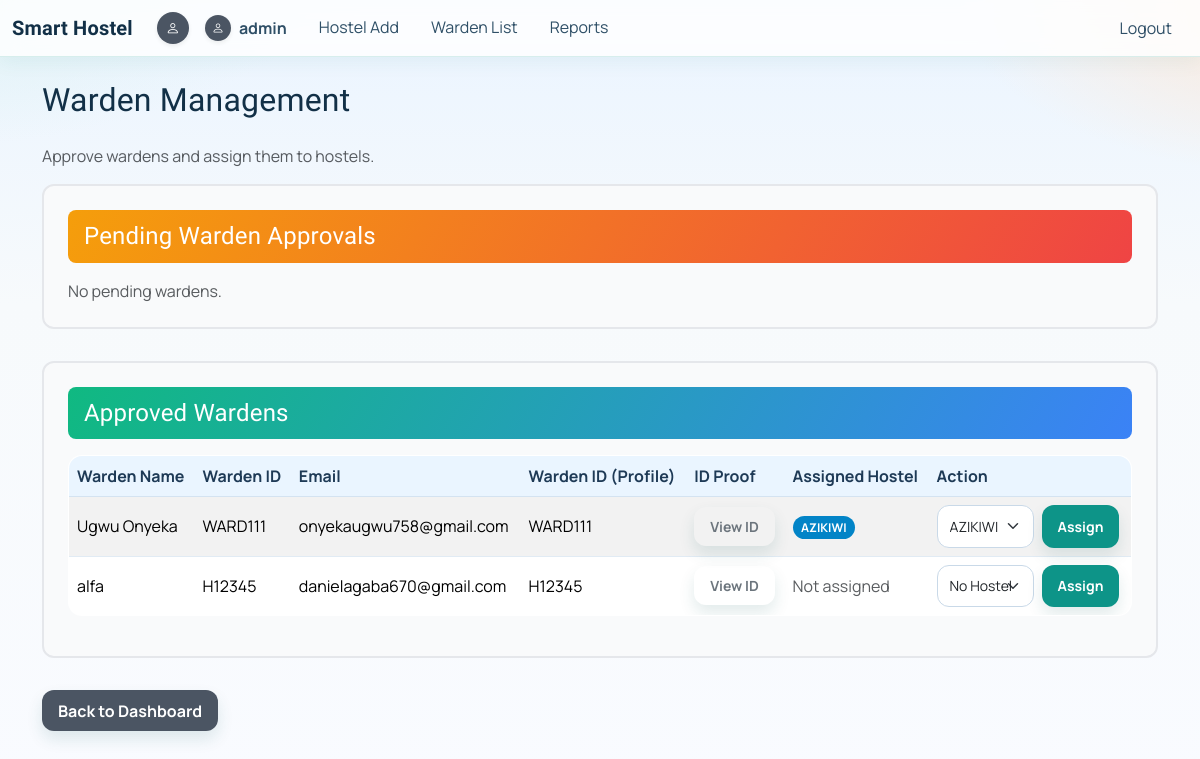
Page /hostels/admin/warden-list/ (signed in) on the committed database.
### accounts/models.py (models this page shows, shortened)
class Profile(models.Model):
    ROLE_STUDENT = 'STUDENT'
    ROLE_WARDEN = 'WARDEN'
    ROLE_ADMIN = 'ADMIN'
    ROLE_CHOICES = [
        (ROLE_STUDENT, 'Student'),
        (ROLE_WARDEN, 'Warden'),
        (ROLE_ADMIN, 'Admin'),
    ]
    GENDER_MALE = 'M'
    GENDER_FEMALE = 'F'
    GENDER_CHOICES = [
        (GENDER_MALE, 'Male'),
        (GENDER_FEMALE, 'Female'),
    ]
    HEALTH_CHOICES = [
        ('NONE', 'No Medical Condition'),
        ('PHYSICAL', 'Physical Disability / Mobility Issue'),
        ('ASTHMA', 'Respiratory Condition (e.g., Asthma)'),
        ('OTHER', 'Other Special Need'),
    ]
    YEAR_OF_STUDY_CHOICES = [
        ('ND 1', 'ND 1'),
        ('ND 2', 'ND 2'),
        ('HND 1', 'HND 1'),
        ('HND 2', 'HND 2'),
    ]
    user = models.OneToOneField(settings.AUTH_USER_MODEL, on_delete=models.CASCADE, related_name='profile')
    role = models.CharField(max_length=10, choices=ROLE_CHOICES, default=ROLE_STUDENT)
    gender = models.CharField(max_length=1, choices=GENDER_CHOICES, blank=True, null=True)
    full_name = models.CharField(max_length=100, blank=True, null=True)
    register_number = models.CharField(max_length=20, blank=True, null=True)
    warden_id = models.CharField(max_length=20, blank=True, null=True, unique=True)
    department = models.ForeignKey(
        Department,
        to_field='name',
        db_column='department',
        on_delete=models.SET_NULL,
        related_name='profiles',
        blank=True,
        null=True,
    )
    year_of_study = models.CharField(
        max_length=10,
        choices=YEAR_OF_STUDY_CHOICES,
        blank=True,
        null=True
    )
    address = models.TextField(blank=True, null=True)
    phone_number = models.CharField(max_length=15, blank=True, null=True)
    photo = models.ImageField(upload_to='profile_photos/', blank=True, null=True)
    id_proof = models.ImageField(upload_to='id_proofs/', blank=True, null=True)
    approved = models.BooleanField(default=False, help_text='Warden approved by admin')
    hostel_assigned = models.ForeignKey(
        'hostel.Hostel',
        on_delete=models.SET_NULL,
        null=True,
        blank=True,
        related_name='wardens',
        help_text='Hostel assigned to warden'
    )
    distance_from_campus = models.DecimalField(
        max_digits=6,
        decimal_places=2,
        default=0.00,
        help_text="Distance from home to campus in kilometers"
    )
    has_medical_condition = models.BooleanField(default=False)
    medical_condition_type = models.CharField(
        max_length=20,
        choices=HEALTH_CHOICES,
        default='NONE'
    )
    medical_details = models.TextField(blank=True, null=True, help_text="Additional health details if needed")
    requires_ground_floor = models.BooleanField(default=False)

### hostel/models.py (models this page shows, shortened)
class Hostel(models.Model):
    HOSTEL_TYPE_CHOICES = [
        ('MALE', 'Male'),
        ('FEMALE', 'Female'),
    ]
    name = models.CharField(max_length=100)
    hostel_type = models.CharField(max_length=10, choices=HOSTEL_TYPE_CHOICES)

### hostel/views_admin.py (the view, shortened to what this page needs)
# urls.py: path('admin/warden-list/', views_admin.admin_warden_list, name='admin_warden_list'),
@login_required
@user_passes_test(lambda u: u.is_staff)
def admin_warden_list(request):
    pending_wardens = Profile.objects.filter(role=Profile.ROLE_WARDEN, approved=False).select_related('user')
    approved_wardens = Profile.objects.filter(role=Profile.ROLE_WARDEN, approved=True).select_related('user', 'hostel_assigned')
    hostels = Hostel.objects.all()
    context = {
        'pending_wardens': pending_wardens,
        'approved_wardens': approved_wardens,
        'hostels': hostels,
    }
    return render(request, 'hostel/admin_warden_list.html', context)

### hostel/templates/hostel/admin_warden_list.html (shortened to what this page needs)
{% extends 'base.html' %}
{% block content %}
<div class="container py-4">
  <h2 class="mb-4">Warden Management</h2>
  <p class="text-muted">Approve wardens and assign them to hostels.</p>
  <div class="warden-section">
    <div class="section-header">
      <h4 class="mb-0">Pending Warden Approvals</h4>
    </div>
    {% if pending_wardens %}
      <div class="table-responsive">
        <table class="table table-striped align-middle">
          <thead>
            <tr>
              <th>Warden Name</th>
              <th>Warden ID</th>
              <th>Email</th>
              <th>Warden ID (Profile)</th>
              <th>ID Proof</th>
              <th>Status</th>
              <th>Action</th>
            </tr>
          </thead>
          <tbody>
            {% for warden in pending_wardens %}
              <tr>
                <td>{{ warden.full_name|default:warden.user.username }}</td>
                <td>{{ warden.user.username }}</td>
                <td>{{ warden.user.email }}</td>
                <td>{{ warden.warden_id|default:'-' }}</td>
                <td>
                  {% if warden.id_proof %}
                    <a href="{{ warden.id_proof.url }}" target="_blank" class="btn btn-sm btn-outline-secondary">View ID</a>
                  {% else %}
                    <span class="text-muted">Not uploaded</span>
                  {% endif %}
                </td>
                <td><span class="badge bg-warning">Pending</span></td>
                <td>
                  <form method="post" class="d-inline">
                    {% csrf_token %}
                    <input type="hidden" name="action" value="approve">
                    <input type="hidden" name="profile_id" value="{{ warden.id }}">
                    <button type="submit" class="btn btn-sm btn-success">Approve</button>
                  </form>
                </td>
              </tr>
            {% endfor %}
          </tbody>
        </table>
      </div>
    {% else %}
      <p class="text-muted mb-0">No pending wardens.</p>
    {% endif %}
  </div>
  <div class="warden-section">
    <div class="section-header" style="background: linear-gradient(120deg, #10b981, #3b82f6);">
      <h4 class="mb-0">Approved Wardens</h4>
    </div>
    {% if approved_wardens %}
      <div class="table-responsive">
        <table class="table table-striped align-middle">
          <thead>
            <tr>
              <th>Warden Name</th>
              <th>Warden ID</th>
              <th>Email</th>
              <th>Warden ID (Profile)</th>
              <th>ID Proof</th>
              <th>Assigned Hostel</th>
              <th>Action</th>
            </tr>
          </thead>
          <tbody>
            {% for warden in approved_wardens %}
              <tr>
                <td>{{ warden.full_name|default:warden.user.username }}</td>
                <td>{{ warden.user.username }}</td>
                <td>{{ warden.user.email }}</td>
                <td>{{ warden.warden_id|default:'-' }}</td>
                <td>
                  {% if warden.id_proof %}
                    <a href="{{ warden.id_proof.url }}" target="_blank" class="btn btn-sm btn-outline-secondary">View ID</a>
                  {% else %}
                    <span class="text-muted">Not uploaded</span>
                  {% endif %}
                </td>
                <td>
                  {% if warden.hostel_assigned %}
                    <span class="badge bg-info">{{ warden.hostel_assigned.name }}</span>
                  {% else %}
                    <span class="text-muted">Not assigned</span>
                  {% endif %}
                </td>
                <td>
                  <form method="post" class="d-inline-flex gap-2">
                    <select name="hostel_id" class="form-select form-select-sm" style="max-width: 200px;">
                      <option value="">No Hostel</option>
                      {% for hostel in hostels %}
                        <option value="{{ hostel.id }}" {% if warden.hostel_assigned.id == hostel.id %}selected{% endif %}>{{ hostel.name }}</option>
                      {% endfor %}
                    </select>
                    <button type="submit" class="btn btn-sm btn-primary">Assign</button>
                  </form>
                </td>
              </tr>
            {% endfor %}
          </tbody>
        </table>
      </div>
    {% else %}
      <p class="text-muted mb-0">No approved wardens yet.</p>
    {% endif %}
  </div>
  <div class="mt-4">
    <a href="{% url 'staff_dashboard' %}" class="btn btn-secondary">Back to Dashboard</a>
  </div>
</div>
{% endblock %}

### templates/base.html (shortened to what this page needs)
{% load static %}
<!doctype html>
<html>
<head>
  <link href="https://cdn.jsdelivr.net/npm/bootstrap@5.3.1/dist/css/bootstrap.min.css" rel="stylesheet">
  <link rel="stylesheet" href="https://cdn.jsdelivr.net/npm/bootstrap-icons@1.11.3/font/bootstrap-icons.min.css">
</head>
<body class="{% block body_class %}{% endblock %}">
{% with current_path=request.path %}
<nav class="navbar navbar-expand-lg navbar-light bg-light">
  <div class="container-fluid">
    <div class="d-flex align-items-center gap-2">
      <a class="navbar-brand mb-0" href="/">Smart Hostel</a>
      {% if user.is_authenticated and '/accounts/login/' not in current_path and '/accounts/register/' not in current_path %}
        <a href="{% url 'profile' %}" class="d-inline-flex align-items-center text-decoration-none" title="View Profile">
          {% if user.profile.profile_picture and user.profile.profile_picture.name %}
            <img src="{{ user.profile.profile_picture.url }}" alt="Profile" class="rounded-circle border border-primary shadow-sm" style="width: 32px; height: 32px; object-fit: cover;">
          {% else %}
            <div class="rounded-circle bg-secondary text-white d-inline-flex align-items-center justify-content-center shadow-sm" style="width: 32px; height: 32px; font-size: 0.85rem;">
              <i class="bi bi-person"></i>
            </div>
          {% endif %}
        </a>
      {% endif %}
    </div>
    {% if '/accounts/login/' not in current_path and '/accounts/register/' not in current_path %}
    <div class="collapse navbar-collapse" id="mainNavbar">
      {% if '/accounts/dashboard/student/hostel-selection/' not in current_path %}
      <ul class="navbar-nav me-auto mb-2 mb-lg-0">
        {% if user.is_authenticated %}
          <li class="nav-item">
            <a class="nav-link d-flex align-items-center gap-2 fw-bold text-primary" href="{% url 'profile' %}">
              {% if user.profile.profile_picture and user.profile.profile_picture.name %}
                <img src="{{ user.profile.profile_picture.url }}" alt="Avatar" class="rounded-circle shadow-sm" style="width: 26px; height: 26px; object-fit: cover;">
              {% else %}
                <div class="rounded-circle bg-secondary text-white d-inline-flex align-items-center justify-content-center shadow-sm" style="width: 26px; height: 26px; font-size: 0.75rem;">
                  <i class="bi bi-person"></i>
                </div>
              {% endif %}
              <span>{{ user.profile.full_name|default:user.username }}</span>
            </a>
          </li>
        {% endif %}
        {% if user.is_authenticated and user.profile.role == 'ADMIN' %}
          <li class="nav-item"><a class="nav-link" href="{% url 'hostel:admin_hostel_add' %}">Hostel Add</a></li>
          <li class="nav-item"><a class="nav-link" href="{% url 'hostel:admin_warden_list' %}">Warden List</a></li>
          <li class="nav-item"><a class="nav-link" href="{% url 'staff_dashboard' %}">Reports</a></li>
        {% else %}
          <li class="nav-item"><a class="nav-link" href="/hostels/">Hostels</a></li>
          <li class="nav-item"><a class="nav-link" href="/complaints/">Complaints</a></li>
          <li class="nav-item"><a class="nav-link" href="/attendance/leaves/">Leaves</a></li>
        {% endif %}
      </ul>
      {% endif %}
      <ul class="navbar-nav">
        {% if user.is_authenticated %}
          <li class="nav-item">
            <a class="nav-link text-danger" href="{% url 'logout' %}">Logout</a>
          </li>
        {% else %}
          <li class="nav-item"><a class="nav-link" href="{% url 'login' %}">Login</a></li>
          <li class="nav-item"><a class="nav-link" href="{% url 'register' %}">Register</a></li>
        {% endif %}
      </ul>
    </div>
    {% endif %}
  </div>
</nav>
{% endwith %}
<main class="pb-4">
{% block content %}{% endblock %}
</main>
</body>
</html>

### hostel/templates/hostel/admin_warden_list.html (style rules this page uses)
.warden-section { border: 2px solid #e5e7eb; border-radius: 12px; padding: 1.5rem; margin-bottom: 2rem; background: #f9fafb; }
.section-header { background: linear-gradient(120deg, #f59e0b, #ef4444); color: white; padding: 0.75rem 1rem; border-radius: 8px; margin-bottom: 1rem; }

### rows in the picture
Profile: full_name "Ugwu Onyeka", user.username "WARD111", user.email "onyekaugwu758@gmail.com", warden_id "WARD111", hostel_assigned.name "AZIKIWI", hostel_id "AZIKIWI"
Profile: full_name "alfa", user.username "H12345", user.email "danielagaba670@gmail.com", warden_id "H12345", shows "Not assigned"

### other values in the picture
{{ user.profile.full_name|default:user.username }} "admin"
